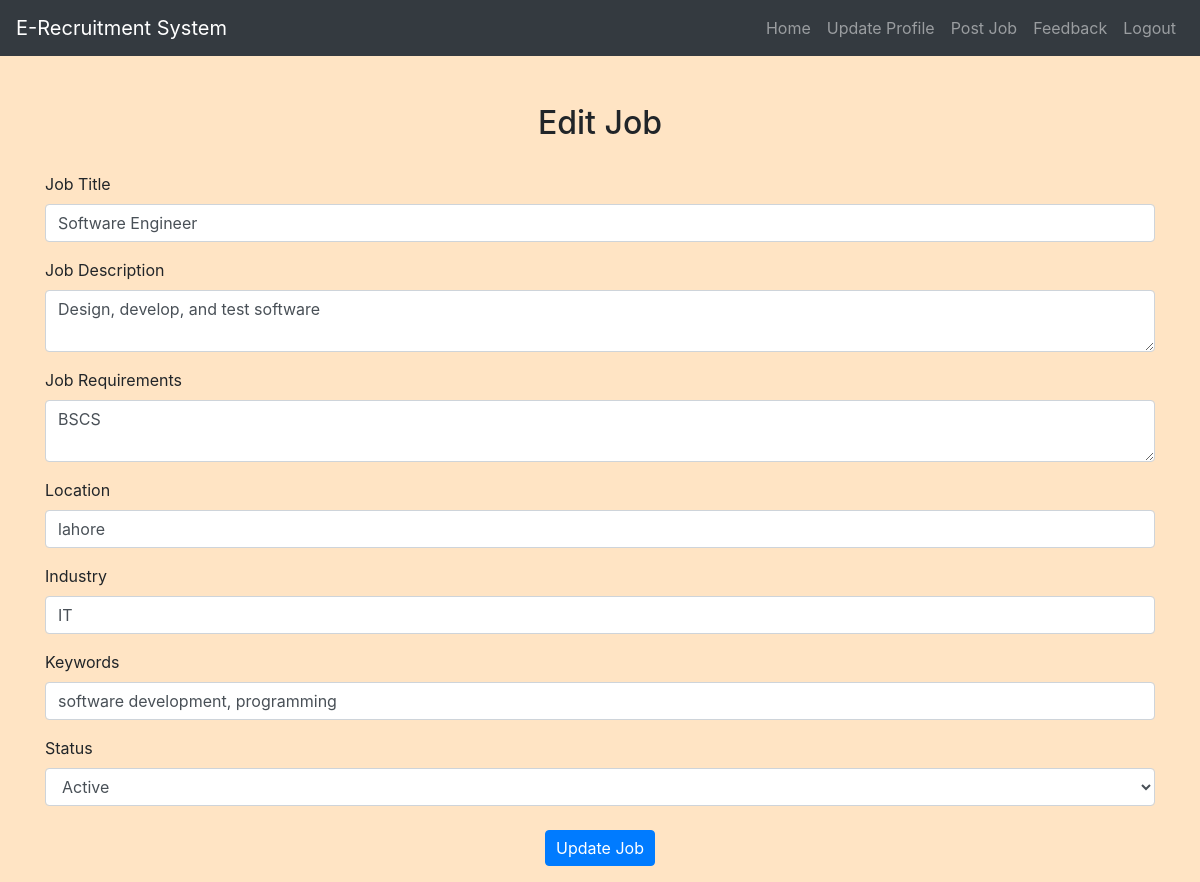
Page /recruiter/edit_job.php?job_id=1 (signed in) on the committed database.
### tables this page shows
CREATE TABLE `jobs` (
  `job_id` int(11) NOT NULL,
  `recruiter_id` int(11) DEFAULT NULL,
  `job_title` varchar(255) NOT NULL,
  `job_description` text NOT NULL,
  `job_requirements` text NOT NULL,
  `location` varchar(255) NOT NULL,
  `industry` varchar(255) NOT NULL,
  `keywords` varchar(255) NOT NULL,
  `status` enum('active','inactive') DEFAULT 'active',
  `created_at` timestamp NOT NULL DEFAULT current_timestamp()
);

### recruiter/edit_job.php (the view, shortened to what this page needs)
<?php
include('config.php');
$job_id = $_GET['job_id'];
$recruiter_id = $_SESSION["id"];
$sql = "SELECT * FROM Jobs WHERE job_id = ? AND recruiter_id = ?";
$stmt = mysqli_prepare($conn, $sql);
mysqli_stmt_bind_param($stmt, "ii", $job_id, $recruiter_id);
mysqli_stmt_execute($stmt);
$result = mysqli_stmt_get_result($stmt);
$job = mysqli_fetch_assoc($result);
$job_title = $job['job_title'];
$job_description = $job['job_description'];
$job_requirements = $job['job_requirements'];
$location = $job['location'];
$industry = $job['industry'];
$keywords = $job['keywords'];
$status = $job['status'];
?>
<!DOCTYPE html>
<html>
<head>
    <link rel="stylesheet" href="https://maxcdn.bootstrapcdn.com/bootstrap/4.5.2/css/bootstrap.min.css">
    <link rel="stylesheet" href="./css/style.css">
</head>
<body>
<?php include('navbar.php'); ?>
    <div class="container mt-5">
        <h2 class="text-center">Edit Job</h2>
        <form action="<?php echo htmlspecialchars($_SERVER["PHP_SELF"]) . '?job_id=' . $job_id; ?>" method="post">
            <div class="form-group">
                <label>Job Title</label>
                <input type="text" name="job_title" class="form-control" value="<?php echo htmlspecialchars($job_title); ?>">
            </div>
            <div class="form-group">
                <label>Job Description</label>
                <textarea name="job_description" class="form-control"><?php echo htmlspecialchars($job_description); ?></textarea>
            </div>
            <div class="form-group">
                <label>Job Requirements</label>
                <textarea name="job_requirements" class="form-control"><?php echo htmlspecialchars($job_requirements); ?></textarea>
            </div>
            <div class="form-group">
                <label>Location</label>
                <input type="text" name="location" class="form-control" value="<?php echo htmlspecialchars($location); ?>">
            </div>
            <div class="form-group">
                <label>Industry</label>
                <input type="text" name="industry" class="form-control" value="<?php echo htmlspecialchars($industry); ?>">
            </div>
            <div class="form-group">
                <label>Keywords</label>
                <input type="text" name="keywords" class="form-control" value="<?php echo htmlspecialchars($keywords); ?>">
            </div>
            <div class="form-group">
                <label>Status</label>
                <select name="status" class="form-control">
                    <option value="active" <?php echo $status == 'active' ? 'selected' : ''; ?>>Active</option>
</select>
                </div>
            <div class="form-group text-center">
                <input type="submit" value="Update Job" class="mt-2 btn btn-primary">
            </div>
        </form>
    </div>
</body>
</html>

### recruiter/css/style.css (style rules this page uses)
body { background-color: bisque; }
h1, h2, h3, h4 { text-align: center; margin-top: 30px; margin-bottom: 30px; }
.btn-primary { padding: 5px 10px; }

### rows in the picture
jobs: job_title "Software Engineer", job_description "Design, develop, and test software", job_requirements "BSCS", location "lahore", industry "IT", keywords "software development, programming", status "Active"
